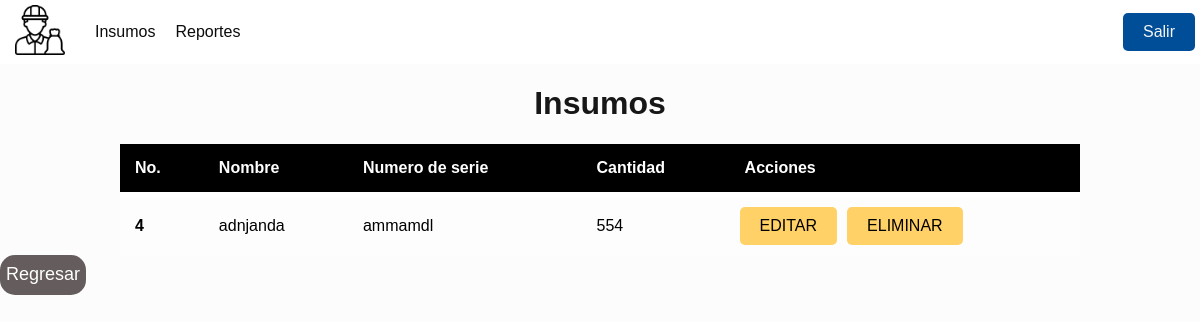
The page /Supervisor/insumos_registrados.php (signed in) on the database its author committed.
### tables this page shows
CREATE TABLE `insumos` (
  `id` int(11) NOT NULL,
  `No_serie` varchar(200) NOT NULL,
  `nombre` varchar(200) NOT NULL,
  `cantidad` int(11) NOT NULL
);

### Supervisor/insumos_registrados.php (the view, shortened to what this page needs)
<?php
$conex = mysqli_connect('localhost', 'root', '', 'rol');
?>
<!DOCTYPE html>
<html lang="es">
<head>
    <link rel="stylesheet" href="/project/css/insumos_registrados.css">
</head>
<body>
<div class="navbar">
        <div class="navbar-start">
            <div class="navbar-brand">
                <a class="navbar-item" href= "/project/users/supervisor.php">
                    <img  src="/project/img/supervisor.png" width="50" height="50">
                </a>
            </div>
            <div class="navbar-item has-dropdown is-hoverable">
                <a class="navbar-link">Insumos</a>
            </div>
            <div class="navbar-item has-dropdown is-hoverable">
                <a class="navbar-link">Reportes</a>
            </div>
        </div>
        <div class="navbar-end">
            <a href="/project/php/logout.php" class="button is-link">Salir</a>
        </div>
    </div>
    <div>
        <h1>Insumos</h1>
        <table>
            <thead>
                <tr>
                    <th>No.</th>
                    <th>Nombre</th>
                    <th>Numero de serie</th>
                    <th>Cantidad</th>
                    <th>Acciones</th>
                </tr>
            </thead>
            <?php
            $sql = "SELECT * from insumos ";
            $resultado = mysqli_query($conex, $sql);
            while($mostrar = mysqli_fetch_array($resultado)){
            ?>
            <tr>
                <th> <?php echo $mostrar['id']?></th>
                <td> <?php echo $mostrar['nombre']?></td>
                <td> <?php echo $mostrar['No_serie']?></td>
                <td> <?php echo $mostrar['cantidad']?></td>
                <td class="btn1">
                    <?php echo "<a href='/project/Supervisor/editar_insumos.php?id=".$mostrar['id']."'>EDITAR</a>" ?>
                </td>
                <td class="btn2">
                    <?php echo "<a href='/project/Supervisor/eliminar_insumos.php?id=".$mostrar['id']."' onclick='return confirmar()'>ELIMINAR</a>"?>
                </td>
            </tr>
            <?php
            }
            ?>
        </table>
        <input type="button" value="Regresar" onclick="window.history.back();">
    </div>
</body>
</html>

### css/insumos_registrados.css (style rules this page uses)
body { font-family: 'Times New Roman', Times, serif; background-color: rgb(252, 252, 252); margin: 0; padding: 0; }
h1 { color: rgb(24, 23, 23); text-align: center; font-family: Arial, Helvetica, sans-serif; }
table { margin-top: 20px; margin: 0 auto; background-color: #fdfdfd; width: 80%; text-align: left; border-collapse: collapse; font-family: Arial, Helvetica, sans-serif; }
th, td { padding: 15px; }
thead { background-color: #000000; border-bottom: solid 5px #ffffff; color: white; }
input { text-align: center; border: none; outline: none; height: 40px; background: #645c5d; color: #fff; font-size: 18px; border-radius: 15px; }
.navbar { background-color: #ffffff; color: #000000; display: flex; justify-content: space-between; align-items: left; padding: 5px; }
.navbar-start, .navbar-end { display: flex; align-items: center; font-family: Arial, Helvetica, sans-serif; }
.navbar-item { margin: 0 10px; }
.navbar-link { color: #0c0b0b; text-decoration: none; }
.navbar-brand { display: flex; align-items: center; }
.navbar-brand img { margin-right: 10px; }
.button.is-link { background-color: #004e98; color: #f5f5f5; border: none; padding: 10px 20px; border-radius: 5px; text-decoration: none; cursor: pointer; }
.btn1, td:visited td { margin: 10px auto; background-color: #ffd166; color: white; padding: 10px 20px; text-align: center; text-decoration: none; display: inline-block; border-radius: 5px; margin-left: 10px; }
.btn2, td:visited td { margin: 10px auto; background-color: #ffd166; color: white; padding: 10px 20px; text-align: center; text-decoration: none; display: inline-block; border-radius: 5px; margin-left: 10px; }
.btn1 a { color:black; font-family: Arial, Helvetica, sans-serif; text-decoration: none; }
.btn2 a { color: black; font-family: Arial, Helvetica, sans-serif; text-decoration: none; }

### rows shown on the page
insumos: id "4", nombre "adnjanda", No_serie "ammamdl", cantidad "554"
